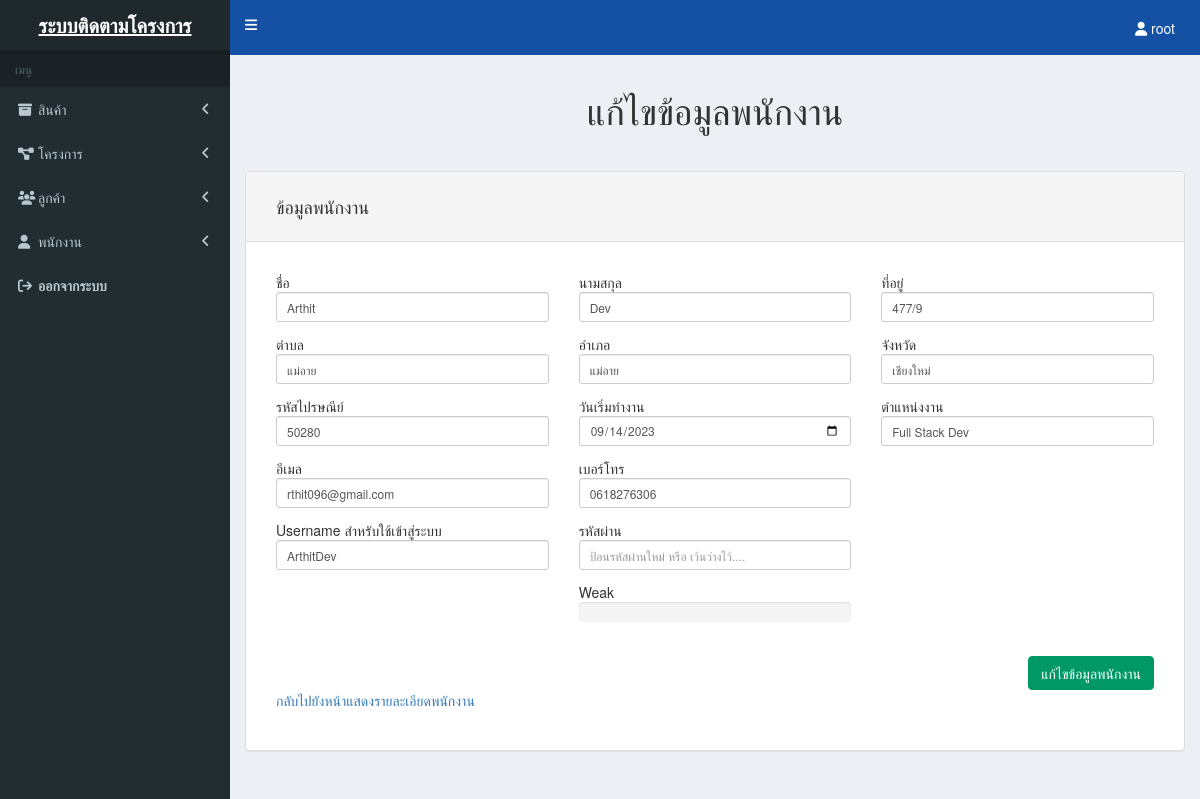
The page /employee-edit.php?id=3 (signed in) on the database its author committed.
### tables this page shows
CREATE TABLE `employees` (
  `employee_id` int(11) NOT NULL,
  `employee_name` varchar(255) NOT NULL,
  `employee_sername` varchar(255) NOT NULL,
  `address` varchar(255) NOT NULL,
  `district` varchar(255) NOT NULL,
  `sub_district` varchar(255) NOT NULL,
  `province` varchar(255) NOT NULL,
  `post_code` varchar(10) NOT NULL,
  `start_date` date NOT NULL,
  `job_position` varchar(255) NOT NULL,
  `username` varchar(100) NOT NULL,
  `email` varchar(100) NOT NULL,
  `phone` varchar(100) NOT NULL,
  `password` varchar(200) NOT NULL
);

### employee-edit.php (the view, shortened to what this page needs)
<?php
include('header.php');
$getID = $_GET['id'];
$mysqli = new mysqli(DATABASE_HOST, DATABASE_USER, DATABASE_PASS, DATABASE_NAME);
$query = "SELECT * FROM employees WHERE employee_id = '" . $mysqli->real_escape_string($getID) . "'";
$result = mysqli_query($mysqli, $query);
if ($result) {
	while ($row = mysqli_fetch_assoc($result)) {
		$employee_name = $row['employee_name'];
		$employee_sername = $row['employee_sername'];
		$address = $row['address'];
		$sub_district = $row['sub_district'];
		$district = $row['district'];
		$province = $row['province'];
		$post_code = $row['post_code'];
		$start_date = $row['start_date'];
		$job_position = $row['job_position'];
		$username = $row['username'];
		$email = $row['email'];
		$phone = $row['phone'];
	}
}
?>
<div class="text-center">
	<h1>แก้ไขข้อมูลพนักงาน</h1>
</div>
<hr>
<div class="row">
	<div class="col-xs-12">
		<div class="panel panel-default">
			<div class="panel-heading">
				<h4>ข้อมูลพนักงาน</h4>
			</div>
			<div class="panel-body form-group form-group-sm">
				<form method="post" id="update_employee">
					<div class="row">
						<div class="col-xs-4">
							ชื่อ
							<input type="text" class="form-control margin-bottom required" name="employee_name" placeholder="ป้อนชื่อ" value="<?php echo $employee_name; ?>">
						</div>
						<div class="col-xs-4">
							นามสกุล
							<input type="text" class="form-control margin-bottom required" name="employee_sername" placeholder="ป้อนนามสกุล" value="<?php echo $employee_sername; ?>">
						</div>
						<div class="col-xs-4">
							ที่อยู่
							<input type="text" class="form-control margin-bottom required" name="address" placeholder="ป้อนที่อยู่" value="<?php echo $address; ?>">
						</div>
						<div class="col-xs-4">
							ตำบล
							<input type="text" class="form-control margin-bottom required" name="district" placeholder="ป้อนตำบล" value="<?php echo $district; ?>">
						</div>
						<div class="col-xs-4">
							อำเภอ
							<input type="text" class="form-control margin-bottom required" name="sub_district" placeholder="ป้อนอำเภอ" value="<?php echo $sub_district; ?>">
						</div>
						<div class="col-xs-4">
							จังหวัด
							<input type="text" class="form-control margin-bottom required" name="province" placeholder="ป้อนจังหวัด" value="<?php echo $province; ?>">
						</div>
						<div class="col-xs-4">
							รหัสไปรษณีย์
							<input type="text" class="form-control margin-bottom required" name="post_code" placeholder="ป้อนรหัสไปรษณีย์" value="<?php echo $post_code; ?>">
						</div>
						<div class="col-xs-4">
							วันเริ่มทำงาน
							<input type="date" class="form-control margin-bottom required" name="start_date" placeholder="ป้อนวันเริ่มทำงาน" value="<?php echo $start_date; ?>">
						</div>
						<div class="col-xs-4">
							ตำแหน่งงาน
							<input type="text" class="form-control margin-bottom required" name="job_position" placeholder="ป้อนตำแหน่งงาน" value="<?php echo $job_position; ?>">
						</div>
						<div class="col-xs-4">
							อีเมล
							<input type="text" class="form-control margin-bottom required" name="email" placeholder="ป้อนอีเมล" value="<?php echo $email; ?>">
						</div>
						<div class="col-xs-4">
							เบอร์โทร
							<input type="text" class="form-control margin-bottom required" name="phone" placeholder="ป้อนเบอร์โทร" value="<?php echo $phone; ?>">
						</div>
					</div>
					<div class="row">
						<div class="col-xs-4">
							Username สำหรับใช้เข้าสู่ระบบ
							<input type="text" class="form-control margin-bottom required" name="username" placeholder="ป้อน Username" value="<?php echo $username; ?>">
						</div>
						<div class="col-xs-4">
							รหัสผ่าน
							<input type="password" class="form-control margin-bottom required" name="password" id="password" placeholder="ป้อนรหัสผ่านใหม่ หรือ เว้นว่างไว้....">
						</div>
					</div>
					<div class="row">
						<div class="col-xs-12 margin-top btn-group">
							<input type="submit" id="action_update_employee" class="btn btn-success float-right" value="แก้ไขข้อมูลพนักงาน" data-loading-text="กำลังแก้ไขข้อมูล...">
						</div>
					</div>
				</form>
				<p><a href="employee-list.php">กลับไปยังหน้าแสดงรายละเอียดพนักงาน</a></p>
			</div>
		</div>
	</div>
		<?php
		include('footer.php');
		?>

### css/styles.css (style rules this page uses)
body { padding: 0; }
.btn-success { background-color: #009966; border-color: #009966; }
.panel-body { padding: 30px 30px 15px 30px; }
.panel-heading { padding: 15px 30px 15px 30px; }
.float-right { float: right !important; }
.margin-bottom { margin-bottom: 1em; }
.margin-top { margin-top: 1em; }

### rows shown on the page
employees: employee_name "Arthit", employee_sername "Dev", address "477/9", district "แม่อาย", sub_district "แม่อาย", province "เชียงใหม่", post_code "50280", start_date "09/14/2023", job_position "Full Stack Dev", email "rthit096@gmail.com", phone "0618276306", username "ArthitDev"

### other values the page prints
$_SESSION['login_username'] "root"
